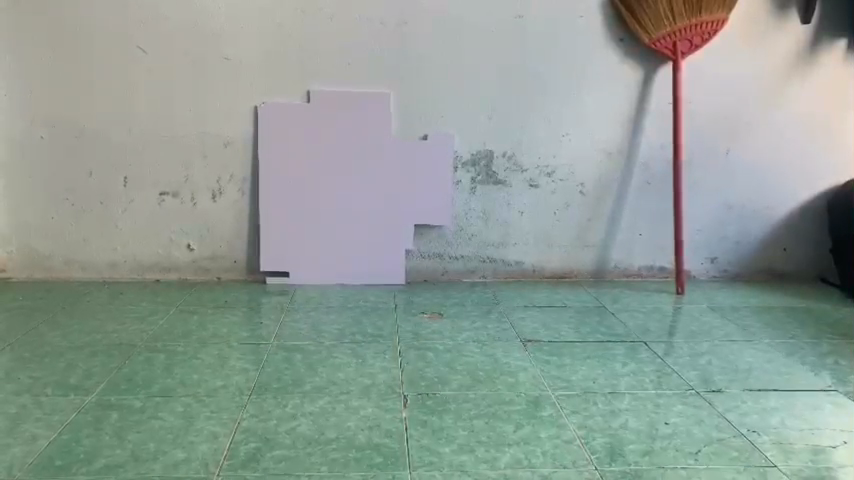
#> input picture frame 82 of video.mp4, 854 x 480 px
$ python detect_tracking.py
#> lines starting #> are read from the running program, lines starting #| are printed output that depends on the picture; after the words box and inside, x2 and y2 are one past the last pixel; in counts of white or black regions, pixels touching at a corner belong together
# In this code you can adjust range color hsv in line 21 to line 26 to detect ball
import cv2 as cv
import numpy as np
import time


# open video clip
cap = cv.VideoCapture('video.mp4')
if not cap.isOpened():
    print("Cannot open camera")
    exit()

# function to detect ball
def ball_detect(frame):
    # filter frame
    frame_copy = cv.GaussianBlur(frame, (3,3), 0)

    # convert to hsv
    hsv = cv.cvtColor(frame_copy, cv.COLOR_BGR2HSV)
    # filter balls with inRange function
    low_H = 25
    high_H = 70
    low_S = 120
    high_S = 140
    low_V = 90
    high_V = 255
    mask = cv.inRange(hsv, (low_H, low_S, low_V), (high_H, high_S, high_V))
    # noise remove with morphology
    kernel_ci = np.array([[0,0,1,0,0],
                          [0,1,1,1,0],
                          [1,1,1,1,1],
                          [0,1,1,1,0],
                          [0,0,1,0,0]], dtype=np.uint8)

    mask = cv.morphologyEx(mask, cv.MORPH_DILATE ,kernel_ci, iterations=1)

    # find contours
    contours = cv.findContours(mask, cv.RETR_EXTERNAL, cv.CHAIN_APPROX_SIMPLE)[0]

    # detect circle
    min_radius = 10
    max_radius = 25
    balls = []

    for c in contours:
        (x,y),radius = cv.minEnclosingCircle(c)
        radius = int(radius)
        if (radius > min_radius) and (radius < max_radius):
            x,y,w,h = cv.boundingRect(c)
            balls.append((x,y,w,h))

    return balls

# check location ball pass end line
def check_location(box_x, width, end_point):
    if int(box_x + width/2) >= end_point:
        return True
    else:
        return False

def check_start(box_x, width):
    if int(box_x + width/2) > 20:
        return True
    else:
        return False

def main():

    # define parameter
    count = 0
    tracking = 0
    skip = 1
    number_frame = 0
    pre_frame_time = 0
    next_frame_time = 0
    passing = True
    end_point = 944
    list_obj = []

    while cap.isOpened():
        # creat list object to tracking
        temp_list_obj = list_obj
        list_obj = []
        number_frame += 1

        # read next frame
        ok, frame = cap.read()
#> frame is the input picture: shape (480, 854, 3); mean B, G, R 150.3, 157.6, 144.3
        if frame is None:
            break
        # resize frame
        frame = cv.resize(frame, (1000, 600))
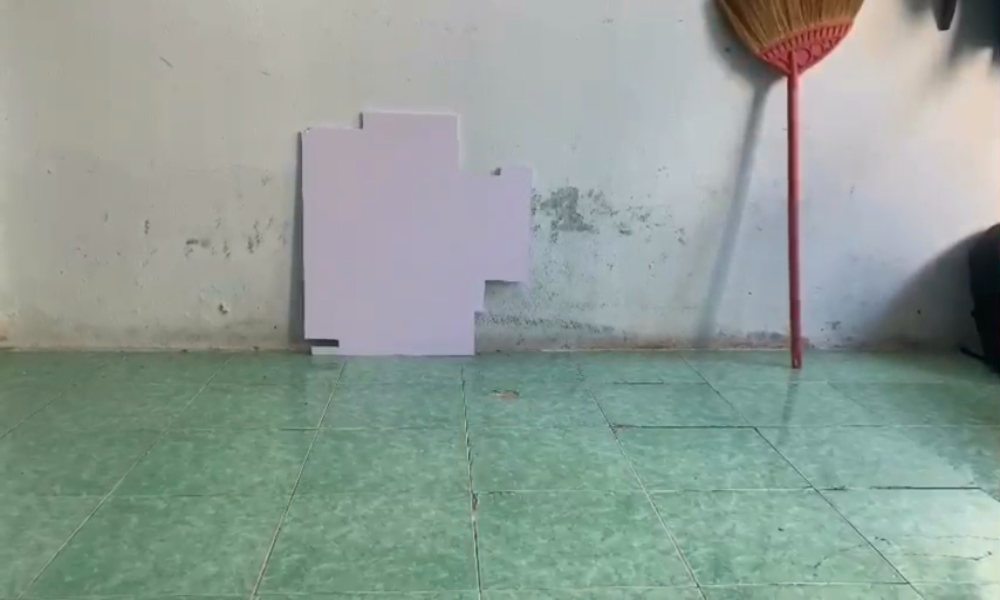
#> frame: shape (600, 1000, 3); mean B, G, R 150.2, 157.5, 144.3
        # draw line end
        cv.line(frame, (950, 0), (950, 600), (0,0,255), 3)


        if number_frame % skip == 0 or tracking == 0:
            # detect ball
            balls = ball_detect(frame)
#> in ball_detect, `hsv = cv.cvtColor(frame_copy, cv.COLOR_BGR2HSV)`: hsv: shape (600, 1000, 3); mean H, S, V 73.4, 38.1, 161.9
#> in ball_detect, `mask = cv.inRange(hsv, (low_H, low_S, low_V), (high_H, high_S, high_V))`: mask: shape (600, 1000); every value is 0
#> in ball_detect, `contours = cv.findContours(mask, cv.RETR_EXTERNAL, cv.CHAIN_APPROX_SIM..`: contours = []
#> balls = []
            # if ball are detected -> tracking = 1
            if len(balls) > 0 :
                tracking = 1
                for box in balls:
                    if not check_location(box[0], box[2], end_point):
                        check_object = False

                        # check new object and initialize tracker
                        if not check_object and check_start(box[0], box[2]):
                            new_tracker = cv.TrackerKCF_create()
                            new_tracker.init(frame, box)
                            new_object = {
                                'tracker': new_tracker,
                                'box': box
                            }
                            list_obj.append(new_object)


            temp_list_obj = list_obj

        if tracking == 1:
            # update tracker
            for i, obj in enumerate(temp_list_obj):
                tracker = obj['tracker']
                check, box = tracker.update(frame)

                # draw bounding box ball
                if check:
                    p1 = (int(box[0]-4),int(box[1])-5)
                    p2 = (int(box[0] + box[2]+5),int(box[1] + box[3]+5))
                    cv.rectangle(frame, p1, p2, (0,255,0), 2, 1)
                    cv.putText(frame, 'Ball '+ str(i+1), (int(box[0]-3),int(box[1])-15), cv.FONT_HERSHEY_SIMPLEX, 0.5, (0, 255, 0), 2)

                    # check if the center ball pass end line
                    if int((box[0] + box[2]/2)) >= 941:
                        count += 1
                        temp_list_obj.remove(obj)


        # check ball doesn't in balls
        if balls == [] or temp_list_obj == []:
            tracking = 0
        print(count)

        # display fps and count balls
        next_frame_time = time.time()
        fps = 1/(next_frame_time - pre_frame_time)
        pre_frame_time = next_frame_time
        fps = int(fps)
        cv.putText(frame, 'FPS: ' + str(fps), (5, 15), cv.FONT_HERSHEY_SIMPLEX, 0.6, (0,255,255), 2)
        cv.putText(frame, 'Ball: ' + str(count), (90, 15), cv.FONT_HERSHEY_SIMPLEX, 0.6, (0,255,255), 2)
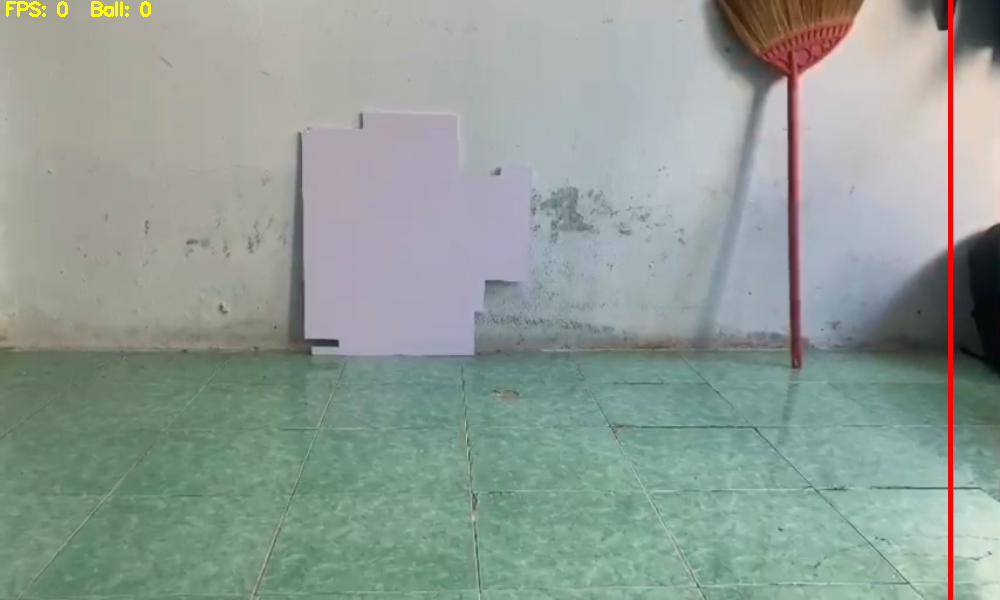
#> frame: shape (600, 1000, 3); mean B, G, R 149.3, 156.9, 145

        # show frame
        cv.imshow("detect ball", frame)
        if cv.waitKey(15) & 0xFF == ord('q') or cv.getWindowProperty('detect ball', cv.WND_PROP_VISIBLE) < 1:
#> (key q is pressed here)
            break

    # When everything done, release the capture
    cap.release()
    cv.destroyAllWindows()

if __name__ == '__main__':
    main()

$ run again, starting later in the video
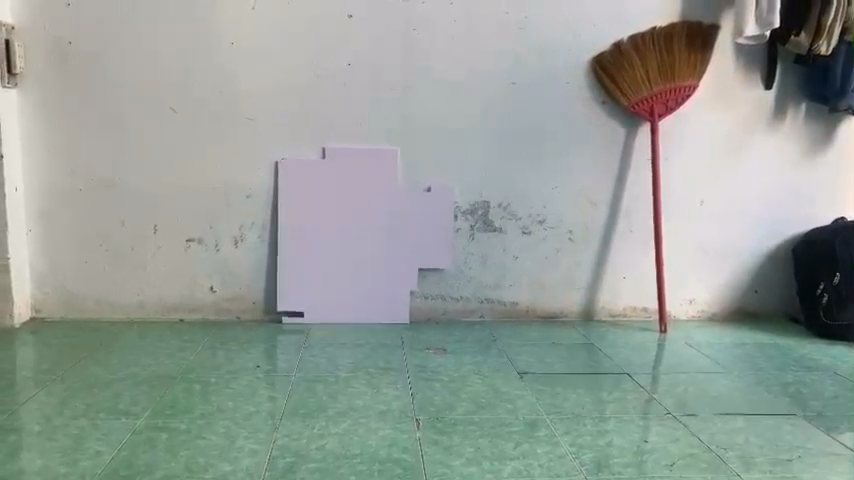
#> input picture frame 369 of video.mp4, 854 x 480 px
#> in main, frame is the input picture: shape (480, 854, 3); mean B, G, R 152.4, 158.4, 149.9
#> in main, `frame = cv.resize(frame, (1000, 600))`:
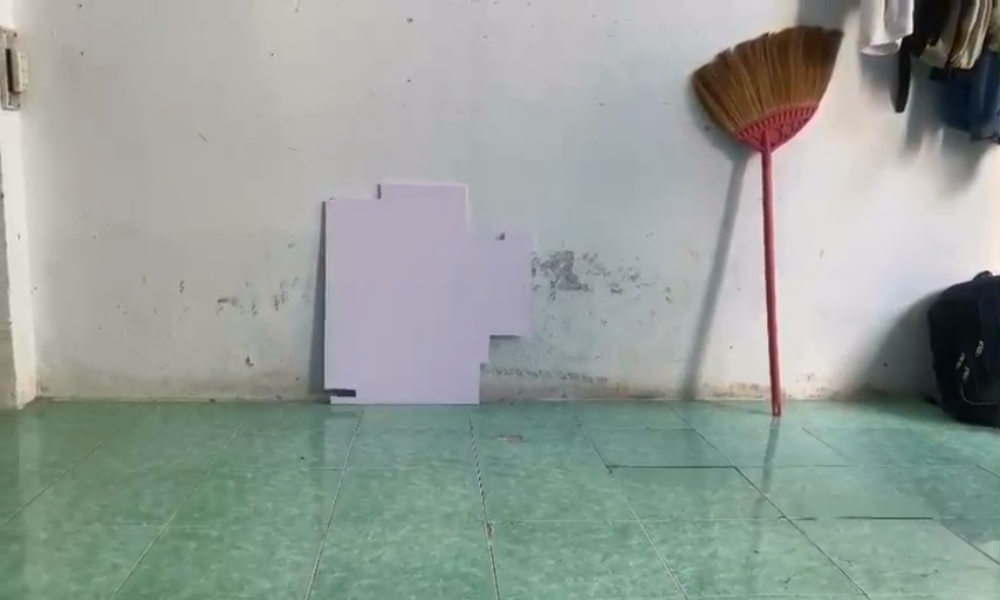
#> frame: shape (600, 1000, 3); mean B, G, R 152.4, 158.3, 149.8
#> hsv: shape (600, 1000, 3); mean H, S, V 71.5, 34.6, 163.3
#> mask: shape (600, 1000); every value is 0
#> contours = []
#> in main, `cv.putText(frame, 'Ball: ' + str(count), (90, 15), cv.FONT_HERSHEY_SIM..`:
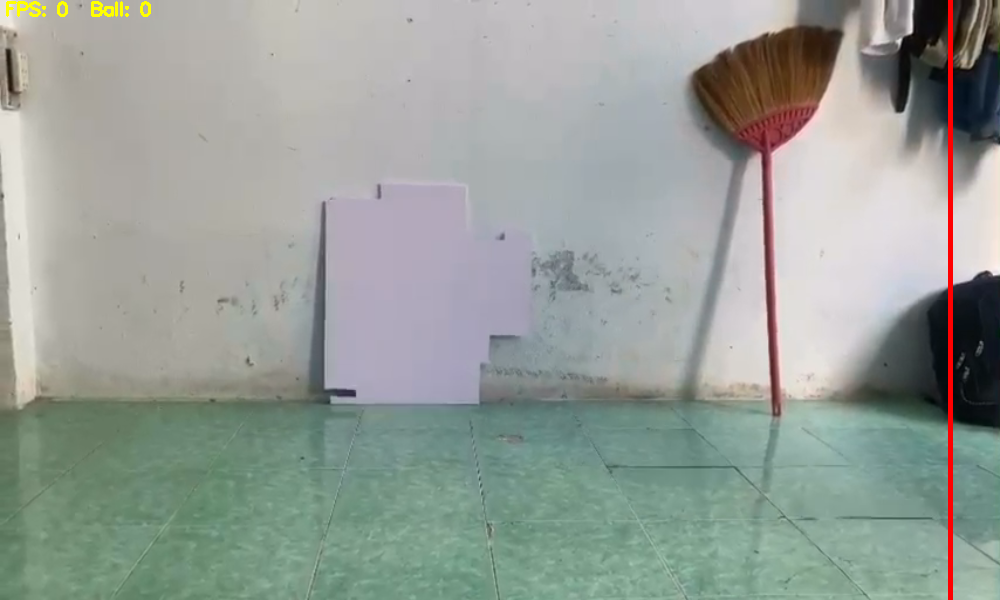
#> frame: shape (600, 1000, 3); mean B, G, R 151.6, 157.9, 150.7
